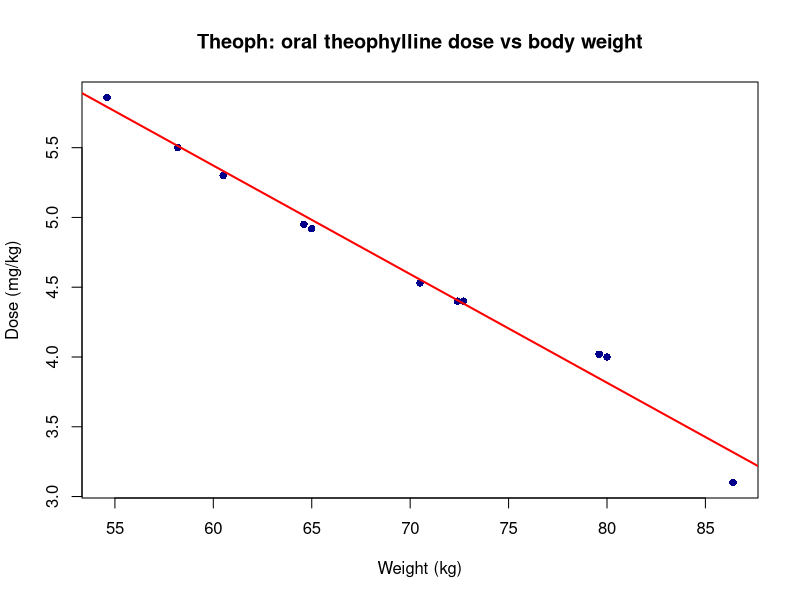

R code for this plot:
# TEB2164 Lab 10b — Almas Nasri
# Task 1: Theoph — linear regression, plot, summary, predict dose at 90/95/100 kg
# Task 2: ChickWeight — k-NN for Diet, choose k, confusion matrix

# ----- TASK 1: Theoph -----
data(Theoph)

# One row per subject: dose (mg/kg) vs body weight (kg); repeated rows share same Wt/Dose
theoph_sub <- unique(Theoph[, c("Subject", "Wt", "Dose")])

cat("=== TASK 1: Theoph (one row per subject, n =", nrow(theoph_sub), ") ===\n")
print(theoph_sub)

model_dose <- lm(Dose ~ Wt, data = theoph_sub)
cat("\n--- Model: Dose ~ Wt ---\n")
print(summary(model_dose))

cat("\n--- Discussion (summary) ---\n")
cat(
  "R-squared and F-statistic show how well weight explains variation in oral dose.\n",
  "Check sign of Wt coefficient: negative means higher predicted dose at lower weight\n",
  "(clinical dosing adjusted by body size). Predictions below are from this linear fit.\n\n"
)

# Regression plot (Wt on x, Dose on y)
plot(
  theoph_sub$Wt,
  theoph_sub$Dose,
  pch = 16,
  col = "darkblue",
  main = "Theoph: oral theophylline dose vs body weight",
  xlab = "Weight (kg)",
  ylab = "Dose (mg/kg)"
)
abline(model_dose, col = "red", lwd = 2)

new_wt <- data.frame(Wt = c(90, 95, 100))
pred_dose <- predict(model_dose, new_wt)
cat("--- Predicted dose (mg/kg) at Wt = 90, 95, 100 kg ---\n")
print(data.frame(Wt_kg = new_wt$Wt, predicted_Dose_mg_per_kg = round(pred_dose, 4)))
cat(
  "\nNote: training Wt range is about",
  round(min(theoph_sub$Wt), 1), "–",
  round(max(theoph_sub$Wt), 1),
  "kg; 90–100 kg is extrapolation — interpret cautiously.\n\n"
)

# ----- TASK 2: ChickWeight (k-NN, predict Diet) -----
data(ChickWeight)

library(caTools)
library(class)

set.seed(42)
split <- sample.split(ChickWeight$Diet, SplitRatio = 0.7)
train_df <- subset(ChickWeight, split == TRUE)
test_df <- subset(ChickWeight, split == FALSE)

# Features: weight and Time (days); response: Diet
train_x <- train_df[, c("weight", "Time")]
test_x <- test_df[, c("weight", "Time")]
train_scale <- scale(train_x)
test_scale <- scale(test_x)

cat("=== TASK 2: ChickWeight k-NN (predict Diet from weight + Time) ===\n")
cat("Train rows:", nrow(train_df), " Test rows:", nrow(test_df), "\n\n")

# Try k = 1, 3, ..., 21 (odd k common for classification)
k_candidates <- seq(1, 21, by = 2)
acc <- numeric(length(k_candidates))
names(acc) <- paste0("k=", k_candidates)

for (i in seq_along(k_candidates)) {
  k <- k_candidates[i]
  pred <- knn(
    train = train_scale,
    test = test_scale,
    cl = train_df$Diet,
    k = k
  )
  acc[i] <- mean(pred == test_df$Diet)
}

cat("Accuracy by k:\n")
print(round(acc, 4))

k_opt <- k_candidates[which.max(acc)]
cat("\nChosen optimal k (max accuracy on this split):", k_opt,
    "  accuracy =", round(max(acc), 4), "\n")

classifier_knn <- knn(
  train = train_scale,
  test = test_scale,
  cl = train_df$Diet,
  k = k_opt
)

cm <- table(Actual = test_df$Diet, Predicted = classifier_knn)
cat("\n--- Confusion matrix (test set, optimal k) ---\n")
print(cm)

cat(
  "\n--- Discussion ---\n",
  "Rows: actual Diet; columns: predicted Diet.\n",
  "Diagonal counts are correct classifications; off-diagonals are mistakes.\n",
  "Diet is somewhat separable using growth (weight) and day (Time) in this split.\n",
  "Different random seeds / splits can change best k slightly — report the k you used.\n",
  sep = ""
)
